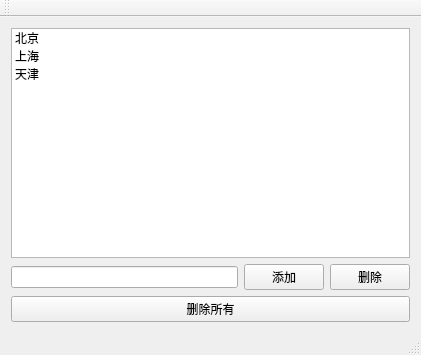
<?xml version="1.0" encoding="UTF-8"?>
<ui version="4.0">
 <class>MainWindow</class>
 <widget class="QMainWindow" name="MainWindow">
  <property name="geometry">
   <rect>
    <x>0</x>
    <y>0</y>
    <width>421</width>
    <height>355</height>
   </rect>
  </property>
  <property name="windowTitle">
   <string>MainWindow</string>
  </property>
  <widget class="QWidget" name="centralWidget">
   <layout class="QVBoxLayout" name="verticalLayout_2">
    <item>
     <layout class="QVBoxLayout" name="verticalLayout">
      <item>
       <widget class="QListWidget" name="listWidget">
        <item>
         <property name="text">
          <string>北京</string>
         </property>
        </item>
        <item>
         <property name="text">
          <string>上海</string>
         </property>
        </item>
        <item>
         <property name="text">
          <string>天津</string>
         </property>
        </item>
       </widget>
      </item>
      <item>
       <layout class="QHBoxLayout" name="horizontalLayout">
        <item>
         <widget class="QLineEdit" name="cityLineEdit"/>
        </item>
        <item>
         <widget class="QPushButton" name="addButton">
          <property name="text">
           <string>添加</string>
          </property>
         </widget>
        </item>
        <item>
         <widget class="QPushButton" name="deleteButton">
          <property name="text">
           <string>删除</string>
          </property>
         </widget>
        </item>
       </layout>
      </item>
     </layout>
    </item>
    <item>
     <widget class="QPushButton" name="deleteAllButton">
      <property name="text">
       <string>删除所有</string>
      </property>
     </widget>
    </item>
   </layout>
  </widget>
  <widget class="QMenuBar" name="menuBar">
   <property name="geometry">
    <rect>
     <x>0</x>
     <y>0</y>
     <width>421</width>
     <height>31</height>
    </rect>
   </property>
  </widget>
  <widget class="QToolBar" name="mainToolBar">
   <attribute name="toolBarArea">
    <enum>TopToolBarArea</enum>
   </attribute>
   <attribute name="toolBarBreak">
    <bool>false</bool>
   </attribute>
  </widget>
  <widget class="QStatusBar" name="statusBar"/>
 </widget>
 <layoutdefault spacing="6" margin="11"/>
 <resources/>
 <connections/>
</ui>
